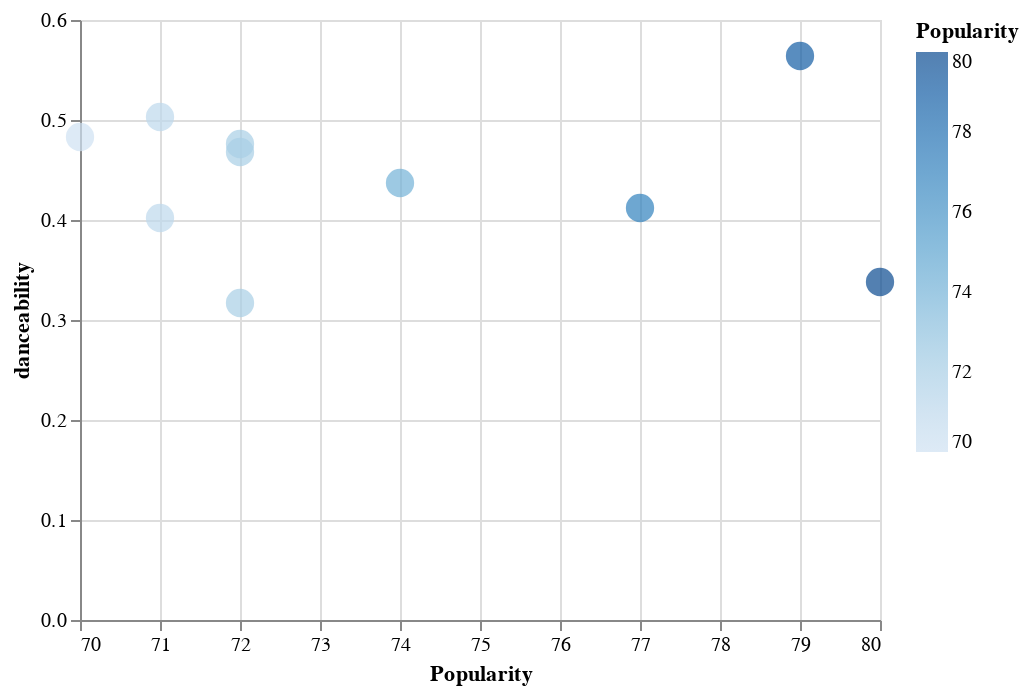

Write notebook code for a chart like this one.
### Code cell
alt.Chart(df_plot).mark_circle().encode(
alt.X('Popularity', scale=alt.Scale(zero=False)), y=f'{feature_name}', color=alt.Color('Popularity', scale=alt.Scale(zero=False)), 
size=alt.value(200), tooltip=['Popularity', f'{feature_name}', 'Song Name', 'Album Name'])

### Figure 1 — Vega-Lite specification as saved in the notebook (floating-point values rounded to 4 significant figures)
{"config": {"view": {"continuousWidth": 400, "continuousHeight": 300}}, "data": {"name": "data-355123dd6ef17d52689d55f832b88831"}, "mark": "circle", "encoding": {"color": {"field": "Popularity", "scale": {"zero": false}, "type": "quantitative"}, "size": {"value": 200}, "tooltip": [{"field": "Popularity", "type": "quantitative"}, {"field": "danceability", "type": "quantitative"}, {"field": "Song Name", "type": "nominal"}, {"field": "Album Name", "type": "nominal"}], "x": {"field": "Popularity", "scale": {"zero": false}, "type": "quantitative"}, "y": {"field": "danceability", "type": "quantitative"}}, "$schema": "https://vega.github.io/schema/vega-lite/v4.17.0.json", "datasets": {"data-355123dd6ef17d52689d55f832b88831": [{"Artist": "Led Zeppelin", "Album Name": "Kashmir - Remaster", "Song Name": "Stairway to Heaven - Remaster", "Release Date": "1971-11-08", "Popularity": 80, "danceability": 0.338}, {"Artist": "Led Zeppelin", "Album Name": "Kashmir - Remaster", "Song Name": "Immigrant Song - Remaster", "Release Date": "1970", "Popularity": 79, "danceability": 0.564}, {"Artist": "Led Zeppelin", "Album Name": "Kashmir - Remaster", "Song Name": "Whole Lotta Love - 1990 Remaster", "Release Date": "1969-10-22", "Popularity": 77, "danceability": 0.412}, {"Artist": "Led Zeppelin", "Album Name": "Kashmir - Remaster", "Song Name": "Black Dog - Remaster", "Release Date": "1971-11-08", "Popularity": 74, "danceability": 0.437}, {"Artist": "Led Zeppelin", "Album Name": "Kashmir - Remaster", "Song Name": "Ramble On - 1990 Remaster", "Release Date": "1969-10-22", "Popularity": 72, "danceability": 0.468}, {"Artist": "Led Zeppelin", "Album Name": "Kashmir - Remaster", "Song Name": "Rock and Roll - Remaster", "Release Date": "1971-11-08", "Popularity": 72, "danceability": 0.317}, {"Artist": "Led Zeppelin", "Album Name": "Kashmir - Remaster", "Song Name": "Good Times Bad Times - 1993 Remaster", "Release Date": "1969-01-12", "Popularity": 72, "danceability": 0.476}, {"Artist": "Led Zeppelin", "Album Name": "Kashmir - Remaster", "Song Name": "Over the Hills and Far Away - Remaster", "Release Date": "1973-03-28", "Popularity": 71, "danceability": 0.402}, {"Artist": "Led Zeppelin", "Album Name": "Kashmir - Remaster", "Song Name": "Going to California - Remaster", "Release Date": "1971-11-08", "Popularity": 71, "danceability": 0.503}, {"Artist": "Led Zeppelin", "Album Name": "Kashmir - Remaster", "Song Name": "Kashmir - Remaster", "Release Date": "1975-02-24", "Popularity": 70, "danceability": 0.483}]}}
